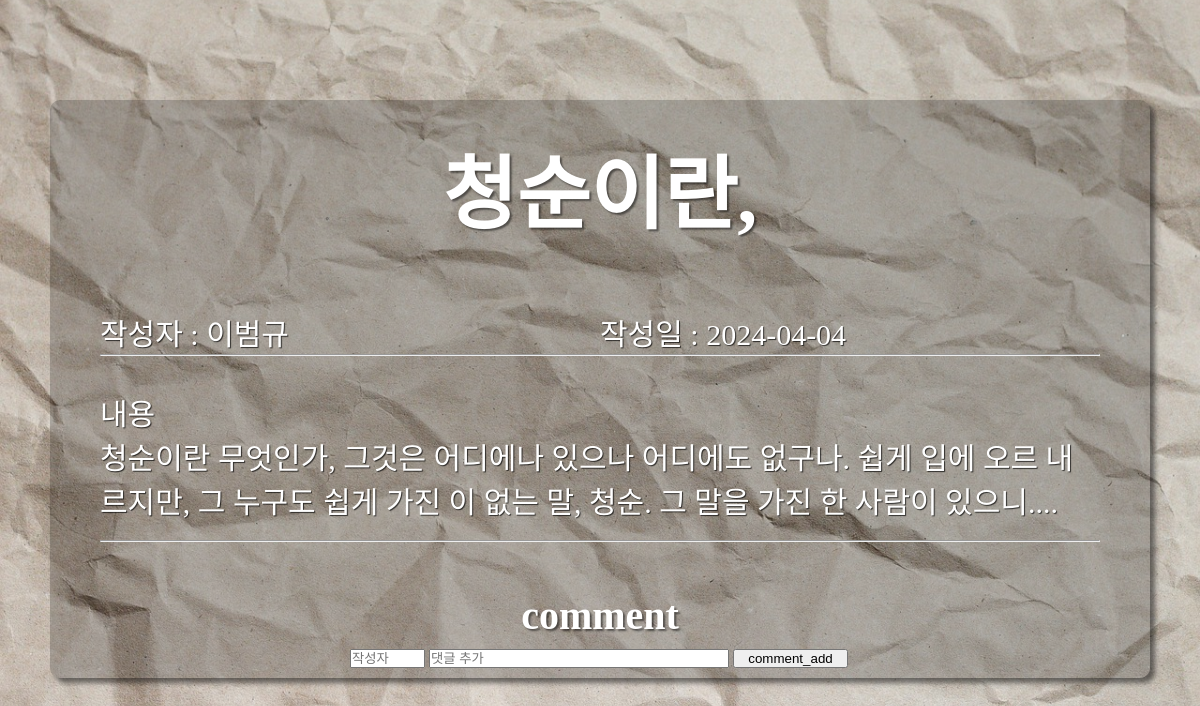
The page /comment_add/1 on the database its author committed.
### app.py (models this page shows)
class Post(db.Model):
    id = db.Column(db.Integer, primary_key=True)
    username = db.Column(db.String, nullable=False)
    subject = db.Column(db.String, nullable=False)
    content = db.Column(db.Text(), nullable=False)
    create_date = db.Column(db.DateTime(), nullable=False)

### app.py (the view)
@app.route('/comment_add/<int:post_id>')
def comment_add(post_id):
    post = Post.query.get(post_id)
    answer = Answer.query.filter(Answer.post_id == post_id).all()
    return render_template('post.html', post=post, answer=answer)

### templates/post.html (shortened to what this page needs)
<!DOCTYPE html>
<html lang="en">
<head>
</head>
<body>
	<div class="main">
		<h2>{{ post.subject }}</h2>
		<div>
			<div class="post_data">
				<br>
				<div class="us_da">
					<p>작성자 : {{ post.username }}</p>
					<p>작성일 : {{ post.create_date.strftime('%Y-%m-%d')}}</p>
				</div>
				<hr>
				<br>
				<div class="">
					<p> 내용 </p>
					<p>{{ post.content }}</p>
				</div>
			</div>
			<br>
			<hr>
			<h3>comment</h3>
			<div class="div_comment">
				<ul>
					<div class="comment_add">
						<form action="{{ url_for('comment_add_button', post_id=post.id)}}" method="GET">
							<input type="text" name="username" placeholder="작성자">
							<input type="text" name="content" placeholder="댓글 추가">
							<button type="submit" class="comment_button">comment_add</button>
						</form>
					</div>
			</div>
		</div>
	</div>
</body>
</html>

### templates/post.html (style rules this page uses)
body { margin: 0; padding: 0; display: flex; justify-content: center; align-items: center; flex-direction: column; background-image: url("/static/paper-3155438_1280.jpg"); background-size: cover; background-position: center; }
* { margin: 0; padding: 0; box-sizing: border-box; }
.main h2 { margin: 30px 0; font-size: 80px; color: white; text-shadow: 2px 2px 2px rgba(0, 0, 0, 0.5); text-decoration: none; }
.main h3 { margin-top: 50px; font-size: 40px; color: white; text-shadow: 2px 2px 2px rgba(0, 0, 0, 0.5); text-align: center; }
.main { margin: 100px; display: flex; flex-direction: column; align-items: center; background-color: rgba(0, 0, 0, 0.2); border-radius: 10px; box-shadow: 5px 5px 5px rgba(0, 0, 0, 0.5); width: 1100px; }
.us_da { display: flex; justify-content: space-between; }
.post_data { width: 1000px; font-family: 'InkLipquid'; font-size: 30px; font: bold; color: white; text-shadow: 1px 1px 1px rgba(0, 0, 0, 0.7); }
.post_data p { width: 100%; }
.comment, li, h3, .comment_add, .comment_search { width: 500px; margin: 10px auto; }
ul { list-style: none; }
.comment_add form :first-child { width: 15%; }
.comment_add form :nth-child(2) { width: 60%; }
.comment_add button, .comment_search button { width: calc(25% - 10px) }

### rows shown on the page
Post: subject "청순이란,", username "이범규", create_date "2024-04-04", content "청순이란 무엇인가, 그것은 어디에나 있으나 어디에도 없구나. 쉽게 입에 오르 내르지만, 그 누구도 쉽게 가진 이 없는 말, 청순. 그 말을 가진 한 사람이 있으니...."
